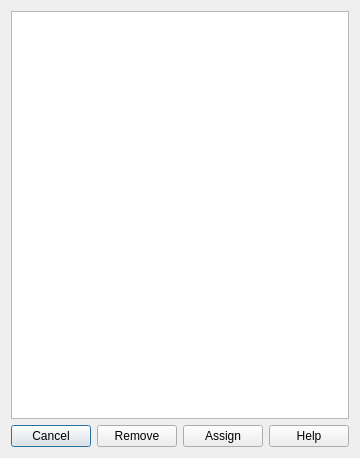
<?xml version="1.0" encoding="UTF-8"?>
<ui version="4.0">
 <class>SdDLayerList</class>
 <widget class="QDialog" name="SdDLayerList">
  <property name="geometry">
   <rect>
    <x>0</x>
    <y>0</y>
    <width>358</width>
    <height>458</height>
   </rect>
  </property>
  <property name="windowTitle">
   <string>Select layer pair</string>
  </property>
  <layout class="QVBoxLayout" name="verticalLayout">
   <item>
    <widget class="QListWidget" name="mList">
     <property name="toolTip">
      <string>Available layer list</string>
     </property>
    </widget>
   </item>
   <item>
    <layout class="QHBoxLayout" name="horizontalLayout">
     <item>
      <widget class="QPushButton" name="mCancel">
       <property name="text">
        <string>Cancel</string>
       </property>
      </widget>
     </item>
     <item>
      <widget class="QPushButton" name="mRemove">
       <property name="text">
        <string>Remove</string>
       </property>
      </widget>
     </item>
     <item>
      <widget class="QPushButton" name="mAssign">
       <property name="text">
        <string>Assign</string>
       </property>
      </widget>
     </item>
     <item>
      <widget class="QPushButton" name="mHelp">
       <property name="text">
        <string>Help</string>
       </property>
      </widget>
     </item>
    </layout>
   </item>
  </layout>
 </widget>
 <resources/>
 <connections/>
</ui>
